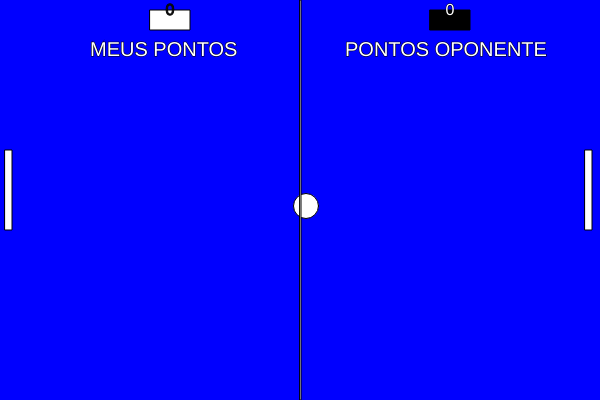
Frame 1 (no input)
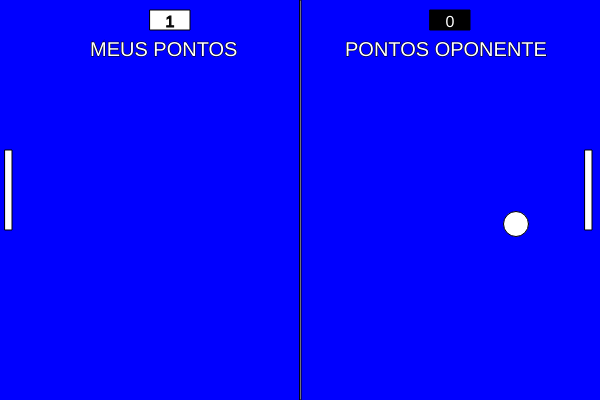
Frame 60 (no input)
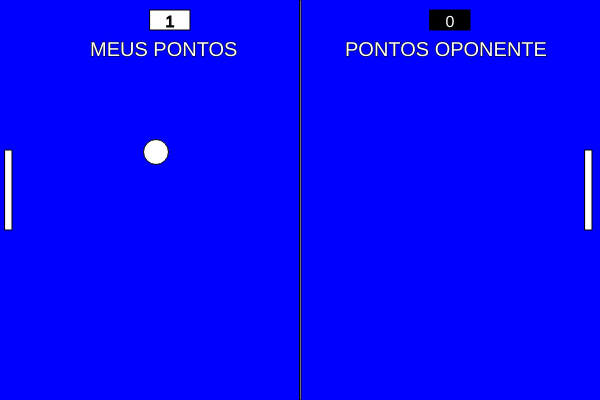
Frame 120 (the mouse pressed at the canvas centre since frame 60)

The p5.js sketch that drew these frames (run headless with seeded random() and noise() and a simulated clock; from frame 60 on, the mouse is pressed at the canvas centre):

// p5.js sketch
// ── sketch.js
let xb = 300;
let yb = 200;
let diametro = 25;
let raio = diametro/2;

let xr = 5;
let yr = 150;
let ar = 80;
let lr = 7;

let xri = 585;
let yri = 150;

let vxb = 6;
let vyb = 6;

let colidiu =  false;

let meuspontos = 0;
let pontosoponente = 0;

function setup() {
  createCanvas(600, 400);
}

function draw() {
  background("blue");
  mexebola();
  mostrabola();
  quicabola();
  mostraraquete(xr,yr,color("white"));
  mostraraquete(xri,yri,color("white"));
  mexeraquete();
  mexeraqueteinimiga();
  quicabolaraquete(xr,yr);
  quicabolaraquete(xri,yri);
  pontos();
  placar();
  letras();
  stroke("black");
  rect(300,0,1,400)
}

function mostrabola(){
  circle(xb,yb,diametro);
}

function mexebola(){
  xb += vxb
  yb += vyb
}

function quicabola(){
  if (xb + raio > width || xb - raio < 0){
    vxb *= -1;
  }
   if (yb + raio > height || yb - raio < 0){
      vyb *= -1;
  }
}

function mostraraquete(x,y,color){
  fill (color);
  rect(x,y,lr,ar);
}

function mexeraquete(){
  if (keyIsDown(UP_ARROW))
    yr -=10;
  
  if (keyIsDown(DOWN_ARROW))
    yr +=10;
}

function mexeraqueteinimiga(){
  if (keyIsDown(87))//s
    yri -=10;
  
  if (keyIsDown(83))//w
    yri +=10;
}

function quicabolaraquete(x,y){
  colidiu = collideRectCircle(x,y,lr,ar,xb,yb,raio);
  
  if (colidiu){
    vxb *= -1
  }
}

function placar(){
  stroke("black");
  textAlign(CENTER);
  textSize(16);
  fill("white");
  rect(150,10,40,20);
  fill("rgb(10,10,10)");
  text(meuspontos,170,15);
  
   fill("rgb(0,0,0)");
  rect(430,10,40,20);
  fill("white");
  text(pontosoponente,450,15);
}

function pontos(){
  if (xb > 585){
    meuspontos += 1;
  }
  if (xb < 15){
    pontosoponente += 1;
  }
}

function letras(){
  let frase = "MEUS PONTOS";
  textSize(20);
  textAlign(LEFT,TOP);
  fill("white");
  text(frase,90,40);
  
  let frase2 = "PONTOS OPONENTE";
   textSize(20);
  textAlign(LEFT,TOP);
  fill("white");
  text(frase2,345,40);
}
// ── p5.collide2d.js
/*
Repo: https://github.com/bmoren/p5.collide2D/
Created by http://benmoren.com
Some functions and code modified version from http://www.jeffreythompson.org/collision-detection
Version v0.7.3 | June 22, 2020
CC BY-NC-SA 4.0
*/


console.log("william")

p5.prototype._collideDebug = false;

p5.prototype.collideDebug = function(debugMode){
    _collideDebug = debugMode;
}

/*~++~+~+~++~+~++~++~+~+~ 2D ~+~+~++~+~++~+~+~+~+~+~+~+~+~+~+*/

p5.prototype.collideRectRect = function (x, y, w, h, x2, y2, w2, h2) {
  //2d
  //add in a thing to detect rectMode CENTER
  if (x + w >= x2 &&    // r1 right edge past r2 left
      x <= x2 + w2 &&    // r1 left edge past r2 right
      y + h >= y2 &&    // r1 top edge past r2 bottom
      y <= y2 + h2) {    // r1 bottom edge past r2 top
        return true;
  }
  return false;
};

// p5.vector version of collideRectRect
p5.prototype.collideRectRectVector = function(p1, sz, p2, sz2){
  return p5.prototype.collideRectRect(p1.x, p1.y, sz.x, sz.y, p2.x, p2.y, sz2.x,sz2.y)
}


p5.prototype.collideRectCircle = function (rx, ry, rw, rh, cx, cy, diameter) {
  //2d
  // temporary variables to set edges for testing
  var testX = cx;
  var testY = cy;

  // which edge is closest?
  if (cx < rx){         testX = rx       // left edge
  }else if (cx > rx+rw){ testX = rx+rw  }   // right edge

  if (cy < ry){         testY = ry       // top edge
  }else if (cy > ry+rh){ testY = ry+rh }   // bottom edge

  // // get distance from closest edges
  var distance = this.dist(cx,cy,testX,testY)

  // if the distance is less than the radius, collision!
  if (distance <= diameter/2) {
    return true;
  }
  return false;
};

// p5.vector version of collideRectCircle
p5.prototype.collideRectCircleVector = function(r, sz, c, diameter){
  return p5.prototype.collideRectCircle(r.x,r.y, sz.x,sz.y, c.x,c.y, diameter)
}

p5.prototype.collideCircleCircle = function (x, y,d, x2, y2, d2) {
//2d
  if( this.dist(x,y,x2,y2) <= (d/2)+(d2/2) ){
    return true;
  }
  return false;
};


// p5.vector version of collideCircleCircle
p5.prototype.collideCircleCircleVector = function(p1,d, p2, d2){
  return p5.prototype.collideCircleCircle(p1.x,p1.y,  d, p2.x,p2.y, d2)
}


p5.prototype.collidePointCircle = function (x, y, cx, cy, d) {
//2d
if( this.dist(x,y,cx,cy) <= d/2 ){
  return true;
}
return false;
};

// p5.vector version of collidePointCircle
p5.prototype.collidePointCircleVector = function(p, c, d){
  return p5.prototype.collidePointCircle(p.x,p.y,c.x,c.y,  d)
}

p5.prototype.collidePointEllipse = function (x, y, cx, cy, dx, dy) {
  //2d
  var rx = dx/2, ry = dy/2;
  // Discarding the points outside the bounding box
  if (x > cx + rx || x < cx - rx ||y > cy + ry || y < cy - ry) {
		return false;
  }
  // Compare the point to its equivalent on the ellipse
  var xx = x - cx, yy = y - cy;
  var eyy = ry * this.sqrt(this.abs(rx * rx - xx * xx)) / rx;
  return yy <= eyy && yy >= -eyy;
};

// p5.vector version of collidePointEllipse
p5.prototype.collidePointEllipseVector = function(p, c, d){
  return p5.prototype.collidePointEllipse(p.x,p.y,c.x,c.y,d.x,d.y);
}

p5.prototype.collidePointRect = function (pointX, pointY, x, y, xW, yW) {
//2d
if (pointX >= x &&         // right of the left edge AND
    pointX <= x + xW &&    // left of the right edge AND
    pointY >= y &&         // below the top AND
    pointY <= y + yW) {    // above the bottom
        return true;
}
return false;
};

// p5.vector version of collidePointRect
p5.prototype.collidePointRectVector = function(point, p1, sz){
  return p5.prototype.collidePointRect(point.x, point.y, p1.x, p1.y, sz.x, sz.y);
}

p5.prototype.collidePointLine = function(px,py,x1,y1,x2,y2, buffer){
  // get distance from the point to the two ends of the line
var d1 = this.dist(px,py, x1,y1);
var d2 = this.dist(px,py, x2,y2);

// get the length of the line
var lineLen = this.dist(x1,y1, x2,y2);

// since floats are so minutely accurate, add a little buffer zone that will give collision
if (buffer === undefined){ buffer = 0.1; }   // higher # = less accurate

// if the two distances are equal to the line's length, the point is on the line!
// note we use the buffer here to give a range, rather than one #
if (d1+d2 >= lineLen-buffer && d1+d2 <= lineLen+buffer) {
  return true;
}
return false;
}

// p5.vector version of collidePointLine
p5.prototype.collidePointLineVector = function(point,p1,p2, buffer){
  return p5.prototype.collidePointLine(point.x,point.y, p1.x,p1.y, p2.x,p2.y, buffer);
}

p5.prototype.collideLineCircle = function( x1,  y1,  x2,  y2,  cx,  cy,  diameter) {
  // is either end INSIDE the circle?
  // if so, return true immediately
  var inside1 = this.collidePointCircle(x1,y1, cx,cy,diameter);
  var inside2 = this.collidePointCircle(x2,y2, cx,cy,diameter);
  if (inside1 || inside2) return true;

  // get length of the line
  var distX = x1 - x2;
  var distY = y1 - y2;
  var len = this.sqrt( (distX*distX) + (distY*distY) );

  // get dot product of the line and circle
  var dot = ( ((cx-x1)*(x2-x1)) + ((cy-y1)*(y2-y1)) ) / this.pow(len,2);

  // find the closest point on the line
  var closestX = x1 + (dot * (x2-x1));
  var closestY = y1 + (dot * (y2-y1));

  // is this point actually on the line segment?
  // if so keep going, but if not, return false
  var onSegment = this.collidePointLine(closestX,closestY,x1,y1,x2,y2);
  if (!onSegment) return false;

  // draw a debug circle at the closest point on the line
  if(this._collideDebug){
    this.ellipse(closestX, closestY,10,10);
  }

  // get distance to closest point
  distX = closestX - cx;
  distY = closestY - cy;
  var distance = this.sqrt( (distX*distX) + (distY*distY) );

  if (distance <= diameter/2) {
    return true;
  }
  return false;
}

// p5.vector version of collideLineCircle
p5.prototype.collideLineCircleVector = function( p1,  p2,  c,  diameter){
  return p5.prototype.collideLineCircle( p1.x,  p1.y,  p2.x,  p2.y,  c.x,  c.y,  diameter);
}
p5.prototype.collideLineLine = function(x1, y1, x2, y2, x3, y3, x4, y4,calcIntersection) {

  var intersection;

  // calculate the distance to intersection point
  var uA = ((x4-x3)*(y1-y3) - (y4-y3)*(x1-x3)) / ((y4-y3)*(x2-x1) - (x4-x3)*(y2-y1));
  var uB = ((x2-x1)*(y1-y3) - (y2-y1)*(x1-x3)) / ((y4-y3)*(x2-x1) - (x4-x3)*(y2-y1));

  // if uA and uB are between 0-1, lines are colliding
  if (uA >= 0 && uA <= 1 && uB >= 0 && uB <= 1) {

    if(this._collideDebug || calcIntersection){
      // calc the point where the lines meet
      var intersectionX = x1 + (uA * (x2-x1));
      var intersectionY = y1 + (uA * (y2-y1));
    }

    if(this._collideDebug){
      this.ellipse(intersectionX,intersectionY,10,10);
    }

    if(calcIntersection){
      intersection = {
        "x":intersectionX,
        "y":intersectionY
      }
      return intersection;
    }else{
      return true;
    }
  }
  if(calcIntersection){
    intersection = {
      "x":false,
      "y":false
    }
    return intersection;
  }
  return false;
}


// p5.vector version of collideLineLine
p5.prototype.collideLineLineVector = function(p1, p2, p3, p4, calcIntersection){
  return p5.prototype.collideLineLine(p1.x, p1.y, p2.x, p2.y, p3.x, p3.y, p4.x, p4.y, calcIntersection);
}

p5.prototype.collideLineRect = function(x1, y1, x2, y2, rx, ry, rw, rh, calcIntersection) {

  // check if the line has hit any of the rectangle's sides. uses the collideLineLine function above
  var left, right, top, bottom, intersection;

  if(calcIntersection){
     left =   this.collideLineLine(x1,y1,x2,y2, rx,ry,rx, ry+rh,true);
     right =  this.collideLineLine(x1,y1,x2,y2, rx+rw,ry, rx+rw,ry+rh,true);
     top =    this.collideLineLine(x1,y1,x2,y2, rx,ry, rx+rw,ry,true);
     bottom = this.collideLineLine(x1,y1,x2,y2, rx,ry+rh, rx+rw,ry+rh,true);
     intersection = {
        "left" : left,
        "right" : right,
        "top" : top,
        "bottom" : bottom
    }
  }else{
    //return booleans
     left =   this.collideLineLine(x1,y1,x2,y2, rx,ry,rx, ry+rh);
     right =  this.collideLineLine(x1,y1,x2,y2, rx+rw,ry, rx+rw,ry+rh);
     top =    this.collideLineLine(x1,y1,x2,y2, rx,ry, rx+rw,ry);
     bottom = this.collideLineLine(x1,y1,x2,y2, rx,ry+rh, rx+rw,ry+rh);
  }

  // if ANY of the above are true, the line has hit the rectangle
  if (left || right || top || bottom) {
    if(calcIntersection){
      return intersection;
    }
    return true;
  }
  return false;
}

// p5.vector version of collideLineRect
p5.prototype.collideLineRectVector = function(p1, p2, r, rsz, calcIntersection){
  return p5.prototype.collideLineRect(p1.x, p1.y, p2.x, p2.y, r.x, r.y, rsz.x, rsz.y, calcIntersection);
}

p5.prototype.collidePointPoly = function(px, py, vertices) {
  var collision = false;

  // go through each of the vertices, plus the next vertex in the list
  var next = 0;
  for (var current=0; current<vertices.length; current++) {

    // get next vertex in list if we've hit the end, wrap around to 0
    next = current+1;
    if (next === vertices.length) next = 0;

    // get the PVectors at our current position this makes our if statement a little cleaner
    var vc = vertices[current];    // c for "current"
    var vn = vertices[next];       // n for "next"

    // compare position, flip 'collision' variable back and forth
    if (((vc.y >= py && vn.y < py) || (vc.y < py && vn.y >= py)) &&
         (px < (vn.x-vc.x)*(py-vc.y) / (vn.y-vc.y)+vc.x)) {
            collision = !collision;
    }
  }
  return collision;
}

// p5.vector version of collidePointPoly
p5.prototype.collidePointPolyVector = function(p1, vertices){
  return p5.prototype.collidePointPoly(p1.x, p1.y, vertices);
}

// POLYGON/CIRCLE
p5.prototype.collideCirclePoly = function(cx, cy, diameter, vertices, interior) {

  if (interior === undefined){
    interior = false;
  }

  // go through each of the vertices, plus the next vertex in the list
  var next = 0;
  for (var current=0; current<vertices.length; current++) {

    // get next vertex in list if we've hit the end, wrap around to 0
    next = current+1;
    if (next === vertices.length) next = 0;

    // get the PVectors at our current position this makes our if statement a little cleaner
    var vc = vertices[current];    // c for "current"
    var vn = vertices[next];       // n for "next"

    // check for collision between the circle and a line formed between the two vertices
    var collision = this.collideLineCircle(vc.x,vc.y, vn.x,vn.y, cx,cy,diameter);
    if (collision) return true;
  }

  // test if the center of the circle is inside the polygon
  if(interior === true){
    var centerInside = this.collidePointPoly(cx,cy, vertices);
    if (centerInside) return true;
  }

  // otherwise, after all that, return false
  return false;
}

// p5.vector version of collideCirclePoly
p5.prototype.collideCirclePolyVector = function(c, diameter, vertices, interior){
  return p5.prototype.collideCirclePoly(c.x, c.y, diameter, vertices, interior);
}

p5.prototype.collideRectPoly = function( rx, ry, rw, rh, vertices, interior) {
  if (interior == undefined){
    interior = false;
  }

  // go through each of the vertices, plus the next vertex in the list
  var next = 0;
  for (var current=0; current<vertices.length; current++) {

    // get next vertex in list if we've hit the end, wrap around to 0
    next = current+1;
    if (next === vertices.length) next = 0;

    // get the PVectors at our current position this makes our if statement a little cleaner
    var vc = vertices[current];    // c for "current"
    var vn = vertices[next];       // n for "next"

    // check against all four sides of the rectangle
    var collision = this.collideLineRect(vc.x,vc.y,vn.x,vn.y, rx,ry,rw,rh);
    if (collision) return true;

    // optional: test if the rectangle is INSIDE the polygon note that this iterates all sides of the polygon again, so only use this if you need to
    if(interior === true){
      var inside = this.collidePointPoly(rx,ry, vertices);
      if (inside) return true;
    }
  }

  return false;
}

// p5.vector version of collideRectPoly
p5.prototype.collideRectPolyVector = function(r, rsz, vertices, interior){
  return p5.prototype.collideRectPoly(r.x, r.y, rsz.x, rsz.y, vertices, interior);
}

p5.prototype.collideLinePoly = function(x1, y1, x2, y2, vertices) {

  // go through each of the vertices, plus the next vertex in the list
  var next = 0;
  for (var current=0; current<vertices.length; current++) {

    // get next vertex in list if we've hit the end, wrap around to 0
    next = current+1;
    if (next === vertices.length) next = 0;

    // get the PVectors at our current position extract X/Y coordinates from each
    var x3 = vertices[current].x;
    var y3 = vertices[current].y;
    var x4 = vertices[next].x;
    var y4 = vertices[next].y;

    // do a Line/Line comparison if true, return 'true' immediately and stop testing (faster)
    var hit = this.collideLineLine(x1, y1, x2, y2, x3, y3, x4, y4);
    if (hit) {
      return true;
    }
  }
  // never got a hit
  return false;
}


// p5.vector version of collideLinePoly
p5.prototype.collideLinePolyVector = function(p1, p2, vertice){
  return p5.prototype.collideLinePoly(p1.x, p1.y, p2.x, p2.y, vertice);
}

p5.prototype.collidePolyPoly = function(p1, p2, interior) {
  if (interior === undefined){
    interior = false;
  }

  // go through each of the vertices, plus the next vertex in the list
  var next = 0;
  for (var current=0; current<p1.length; current++) {

    // get next vertex in list, if we've hit the end, wrap around to 0
    next = current+1;
    if (next === p1.length) next = 0;

    // get the PVectors at our current position this makes our if statement a little cleaner
    var vc = p1[current];    // c for "current"
    var vn = p1[next];       // n for "next"

    //use these two points (a line) to compare to the other polygon's vertices using polyLine()
    var collision = this.collideLinePoly(vc.x,vc.y,vn.x,vn.y,p2);
    if (collision) return true;

    //check if the either polygon is INSIDE the other
    if(interior === true){
      collision = this.collidePointPoly(p2[0].x, p2[0].y, p1);
      if (collision) return true;
      collision = this.collidePointPoly(p1[0].x, p1[0].y, p2);
      if (collision) return true;
    }
  }

  return false;
}

p5.prototype.collidePolyPolyVector = function(p1, p2, interior) {
  return p5.prototype.collidePolyPoly(p1, p2, interior);
}

p5.prototype.collidePointTriangle = function(px, py, x1, y1, x2, y2, x3, y3) {

  // get the area of the triangle
  var areaOrig = this.abs( (x2-x1)*(y3-y1) - (x3-x1)*(y2-y1) );

  // get the area of 3 triangles made between the point and the corners of the triangle
  var area1 =    this.abs( (x1-px)*(y2-py) - (x2-px)*(y1-py) );
  var area2 =    this.abs( (x2-px)*(y3-py) - (x3-px)*(y2-py) );
  var area3 =    this.abs( (x3-px)*(y1-py) - (x1-px)*(y3-py) );

  // if the sum of the three areas equals the original, we're inside the triangle!
  if (area1 + area2 + area3 === areaOrig) {
    return true;
  }
  return false;
}

// p5.vector version of collidePointTriangle
p5.prototype.collidePointTriangleVector = function(p, p1, p2, p3){
  return p5.prototype.collidePointTriangle(p.x, p.y, p1.x, p1.y, p2.x, p2.y, p3.x, p3.y);
}

p5.prototype.collidePointPoint = function (x,y,x2,y2, buffer) {
    if(buffer === undefined){
      buffer = 0;
    }

    if(this.dist(x,y,x2,y2) <= buffer){
      return true;
    }

  return false;
};

// p5.vector version of collidePointPoint
p5.prototype.collidePointPointVector = function(p1, p2, buffer){
  return p5.prototype.collidePointPoint(p1.x,p1.y,p2.x,p2.y, buffer);
}

p5.prototype.collidePointArc = function(px, py, ax, ay, arcRadius, arcHeading, arcAngle, buffer) {

  if (buffer === undefined) {
    buffer = 0;
  }
  // point
  var point = this.createVector(px, py);
  // arc center point
  var arcPos = this.createVector(ax, ay);
  // arc radius vector
  var radius = this.createVector(arcRadius, 0).rotate(arcHeading);

  var pointToArc = point.copy().sub(arcPos);

  if (point.dist(arcPos) <= (arcRadius + buffer)) {
    var dot = radius.dot(pointToArc);
    var angle = radius.angleBetween(pointToArc);
    if (dot > 0 && angle <= arcAngle / 2 && angle >= -arcAngle / 2) {
      return true;
    }
  }
  return false;
}

// p5.vector version of collidePointArc
p5.prototype.collidePointArcVector = function(p1, a, arcRadius, arcHeading, arcAngle, buffer){
  return p5.prototype.collidePointArc(p1.x, p1.y, a.x, a.y, arcRadius, arcHeading, arcAngle, buffer);
}
